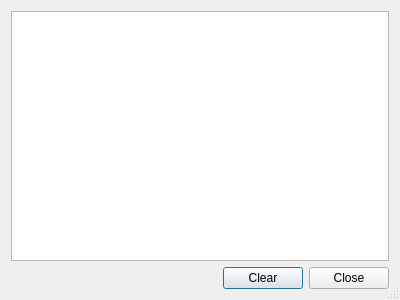
<?xml version="1.0" encoding="UTF-8"?>
<ui version="4.0">
 <class>logDialog</class>
 <widget class="QDialog" name="logDialog">
  <property name="geometry">
   <rect>
    <x>0</x>
    <y>0</y>
    <width>400</width>
    <height>300</height>
   </rect>
  </property>
  <property name="windowTitle">
   <string>Dialog</string>
  </property>
  <property name="sizeGripEnabled">
   <bool>true</bool>
  </property>
  <layout class="QVBoxLayout" name="verticalLayout_2">
   <item>
    <layout class="QVBoxLayout" name="verticalLayout">
     <item>
      <widget class="QListView" name="listView">
       <property name="alternatingRowColors">
        <bool>true</bool>
       </property>
       <property name="spacing">
        <number>2</number>
       </property>
      </widget>
     </item>
     <item>
      <layout class="QHBoxLayout" name="horizontalLayout_2">
       <item>
        <spacer name="horizontalSpacer">
         <property name="orientation">
          <enum>Qt::Horizontal</enum>
         </property>
         <property name="sizeHint" stdset="0">
          <size>
           <width>40</width>
           <height>20</height>
          </size>
         </property>
        </spacer>
       </item>
       <item>
        <widget class="QPushButton" name="pbClear">
         <property name="text">
          <string>Clear</string>
         </property>
        </widget>
       </item>
       <item>
        <widget class="QPushButton" name="pbClose">
         <property name="text">
          <string>Close</string>
         </property>
        </widget>
       </item>
      </layout>
     </item>
    </layout>
   </item>
  </layout>
 </widget>
 <resources/>
 <connections>
  <connection>
   <sender>pbClose</sender>
   <signal>clicked()</signal>
   <receiver>logDialog</receiver>
   <slot>accept()</slot>
   <hints>
    <hint type="sourcelabel">
     <x>344</x>
     <y>274</y>
    </hint>
    <hint type="destinationlabel">
     <x>43</x>
     <y>275</y>
    </hint>
   </hints>
  </connection>
 </connections>
</ui>
